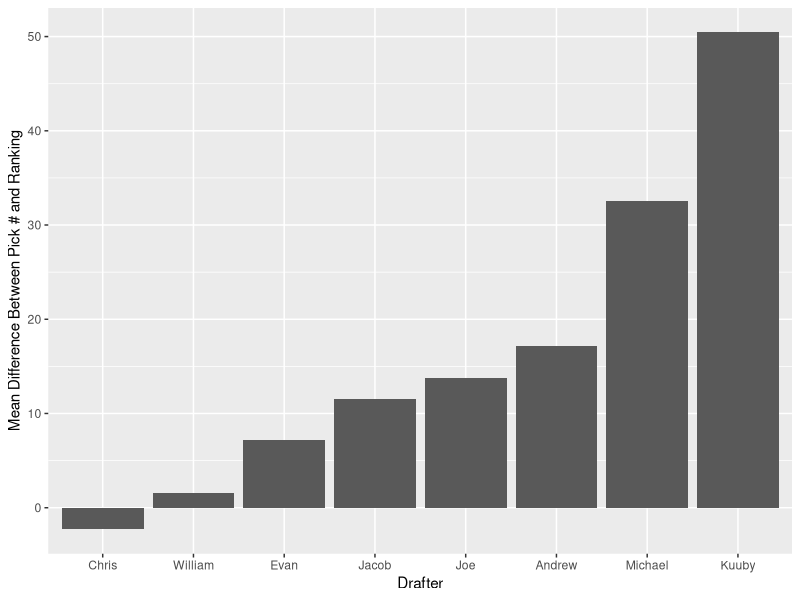
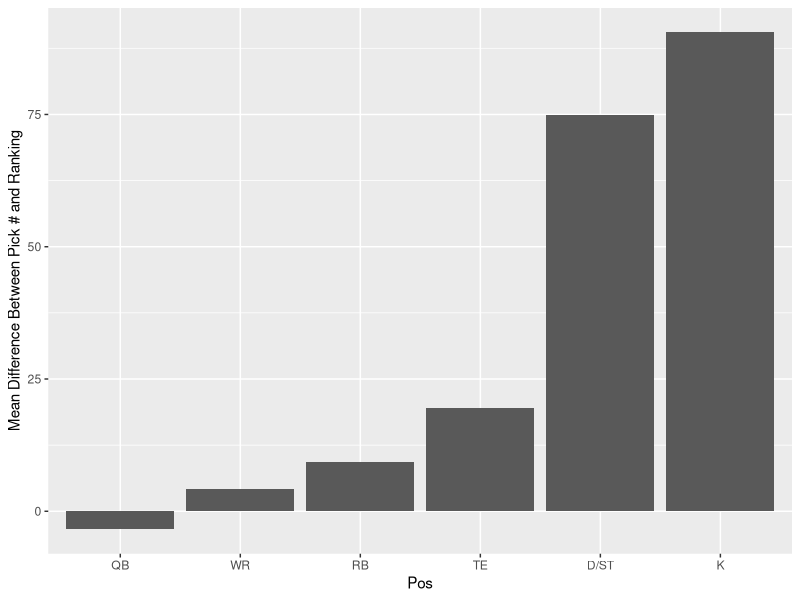
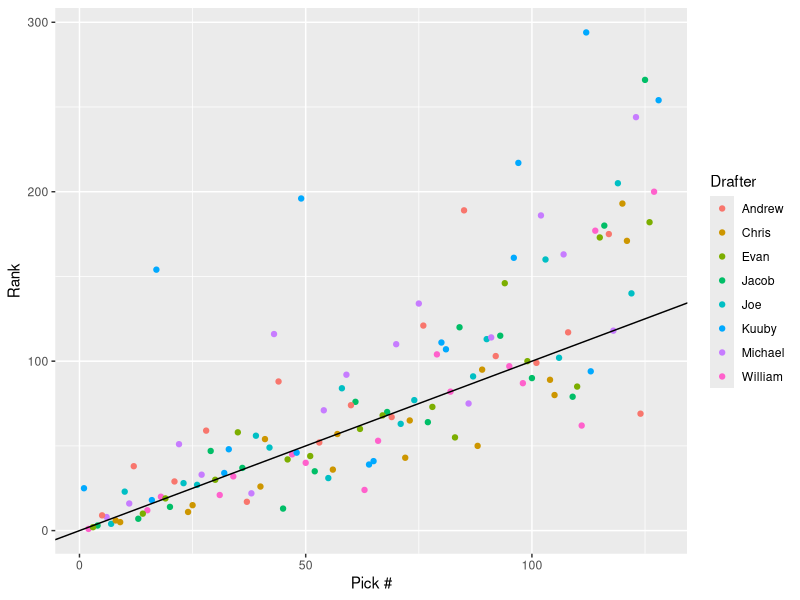
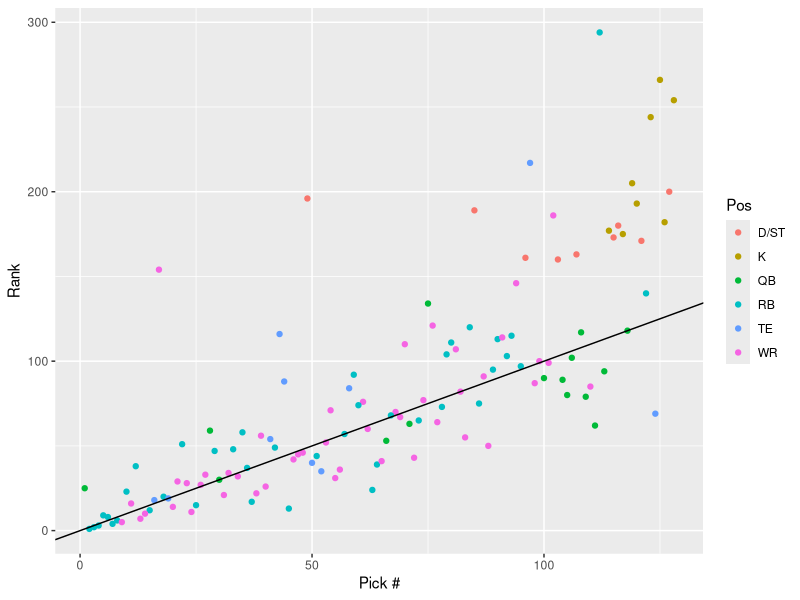
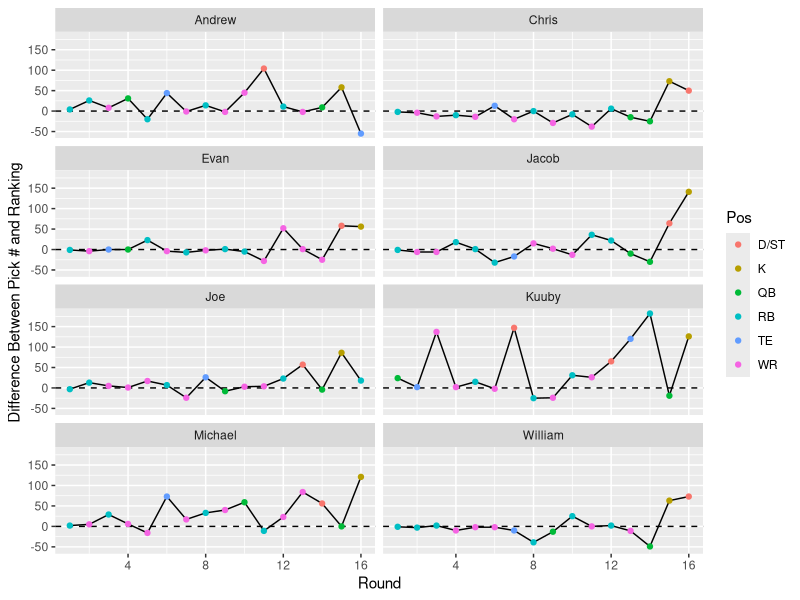

These charts were generated, in order, by the following R code:
## ---- chunk 1
knitr::opts_chunk$set(fig.width=12, fig.height=8, fig.path='Figs/',
                      echo=FALSE, warning=FALSE, message=FALSE)
options(width=100)
## ---- chunk 2
knitr::opts_chunk$set(echo = TRUE)
## ---- chunk 3
draftData <- read.csv("./data/Draft2020.csv", stringsAsFactors = F)
print.data.frame(head(draftData), row.names=FALSE)
## ---- chunk 4
rankings <- read.csv("./data/FantasyPros_2020_Draft_Overall_Rankings.csv", stringsAsFactors = F)

# Read player as string, not factor
rankings$Player <- as.character(rankings$Player)

# Remove Duplicate Pos Column
rankings = rankings[, !(names(rankings) %in% c("Pos"))]

print.data.frame(head(rankings, n=10), row.names=FALSE)
## ---- chunk 5
library("dplyr")

# Join rankings data with draft data
joinedData <- left_join(draftData, rankings, by="Player")

# Some players will not have a  ranking, give these players a worst ranking + 1
joinedData$Rank[is.na(joinedData$Rank)] <- nrow(rankings) + 1

print.data.frame(head(joinedData, n=10), row.names=FALSE)
## ---- chunk 6
joinedData$RankDiff <- joinedData$Rank - joinedData$PickNumber

print.data.frame(head(joinedData, n=10), row.names=FALSE)
## ---- chunk 7
avgDiffs <- aggregate(RankDiff ~ Drafter, joinedData, FUN=mean)

# Order factor by worst draft to best
avgDiffs <- within(avgDiffs, Drafter <- factor(Drafter, levels=avgDiffs[order(avgDiffs$RankDiff), "Drafter"]))

# Order dataframe by worst draft to best
avgDiffs <- avgDiffs[order(avgDiffs$RankDiff, decreasing = FALSE),]

print.data.frame(avgDiffs, row.names=FALSE)
## ---- chunk 8
library(ggplot2)
ggplot(avgDiffs, aes(x=Drafter, y=RankDiff)) + geom_bar(stat = "identity") + ylab("Mean Difference Between Pick # and Ranking")
## ---- chunk 9
noKorDst <- joinedData[!(joinedData$Pos %in% list("DST", "K")), ]

avgDiffs2 <- aggregate(RankDiff ~ Drafter, noKorDst, FUN=mean)

# Order factor by worst draft to best
avgDiffs2 <- within(avgDiffs2, Drafter <- factor(Drafter, levels=avgDiffs[order(avgDiffs$RankDiff), "Drafter"]))

# Order dataframe by worst draft to best
avgDiffs2 <- avgDiffs2[order(avgDiffs2$RankDiff, decreasing = FALSE),]

print.data.frame(avgDiffs2, row.names=FALSE)
## ---- chunk 10
posDiffs <- aggregate(RankDiff ~ Pos, joinedData, FUN=mean)

posDiffs <- within(posDiffs, Pos <- factor(Pos, levels=posDiffs[order(posDiffs$RankDiff), "Pos"]))

# Order dataframe by worst draft to best
posDiffs <- posDiffs[order(posDiffs$RankDiff, decreasing = FALSE),]

print.data.frame(posDiffs, row.names=FALSE)

ggplot(posDiffs, aes(x=Pos, y=RankDiff)) + geom_bar(stat = "identity") + ylab("Mean Difference Between Pick # and Ranking")
## ---- chunk 11
# Scatter colored by drafter
ggplot(joinedData, aes(x=PickNumber,y=Rank)) + geom_point(aes(color=Drafter)) + geom_abline() + xlab("Pick #")
## ---- chunk 12
# Scatter colored by position
ggplot(joinedData, aes(x=PickNumber,y=Rank)) + geom_point(aes(color=Pos)) + geom_abline() + xlab("Pick #")
## ---- chunk 13
# Scatter colored by position, faceted by drafer
ggplot(joinedData, aes(x=Round, y=RankDiff)) + geom_line() + facet_wrap(~Drafter, ncol=2) + geom_hline(yintercept = 0, linetype=2) + geom_point(aes(color=Pos)) + ylab("Difference Between Pick # and Ranking")
